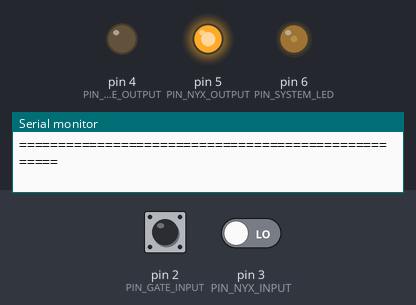
The program below on a simulated Arduino Uno, built with avr-gcc and run on an emulated ATmega328P. Parts: output pins drawn as LEDs (lit = HIGH), the last lines printed to the serial monitor. Inputs (shaded band) come from the test bench; at power-on: pin 2 (PIN_GATE_INPUT) LOW, pin 3 (PIN_NYX_INPUT) LOW.

Above: at 1.2 s.
1.3 s: pin 2 (PIN_GATE_INPUT) driven HIGH
At 2.6 s:
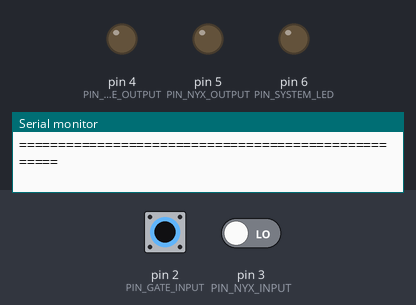
4.3 s: pin 2 (PIN_GATE_INPUT) driven LOW
At 5.6 s:
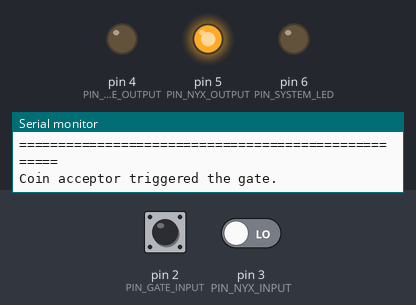
7.3 s: pin 3 (PIN_NYX_INPUT) driven HIGH
10.3 s: pin 3 (PIN_NYX_INPUT) driven LOW
At 11.6 s:
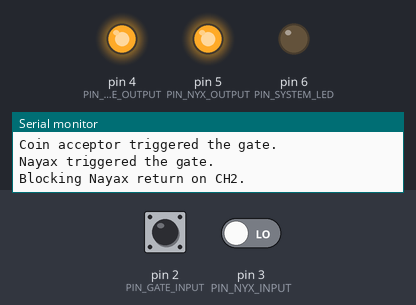
13.3 s: pin 2 (PIN_GATE_INPUT) driven HIGH
At 15.4 s:
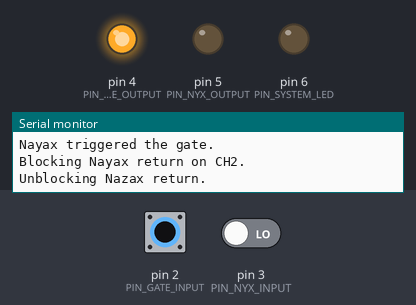
16.3 s: pin 2 (PIN_GATE_INPUT) pulsed LOW 2 times (0.12 s each, 0.3 s apart)
At 20.01 s:
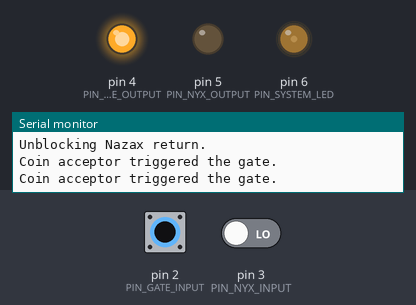
Timing chart, 0 to 20.3 s (numbered marks = the images above; inputs shaded):
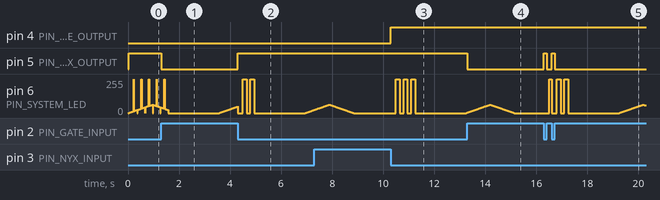

Measured:
- after the input at 1.3 s, pin 5 (PIN_NYX_OUTPUT): HIGH → LOW at once
- after the input at 4.3 s, pin 5 (PIN_NYX_OUTPUT): LOW → HIGH at once
- after the input at 10.3 s, pin 4 (PIN_GATE_OUTPUT): LOW → HIGH at once
- after the input at 13.3 s, pin 5 (PIN_NYX_OUTPUT): HIGH → LOW at once
- after the input at 16.3 s, pin 5 (PIN_NYX_OUTPUT): alternates HIGH for 0.12 s and LOW for 0.18 s, 4 changes in all, then stays LOW, starting at once

The program:

main.cpp
```cpp
#include <Arduino.h>
#include <JC_Button.h>
#include <TaskScheduler.h>

#define PIN_GATE_INPUT 2
#define PIN_NYX_INPUT 3
#define PIN_NYX_OUTPUT 5
#define PIN_GATE_OUTPUT 4
#define PIN_SYSTEM_LED 6

#define FORWARDING_PAUSE 15000
#define BLINK_SPEED 150

void gateCounterForwardEnable();

void doBlink();

void blink(int num);

void breathe();

bool gateCounterEnabled = true;
bool ledState = false;
Button gateCounter(PIN_GATE_INPUT, 50, false, true);
Button nayaxTrigger(PIN_NYX_INPUT, 50, false, true);

Scheduler runner;
Task tGateCounterForwardEnable(TASK_IMMEDIATE, TASK_ONCE, &gateCounterForwardEnable, &runner, true);
Task tBlink(BLINK_SPEED, 2, &doBlink, &runner, false);
Task tBreathe(15, TASK_FOREVER, &breathe, &runner, true);


void setup() {
    Serial.begin(115200);
    gateCounter.begin();
    nayaxTrigger.begin();
    Serial.println("====================================================");
//    Serial.println("| This is a Nayax card acceptor bypass board.      |");
//    Serial.println("| Designed for Dormakaba gate extension.           |");
    Serial.println("| Circuit and program design by Marci Bedo.        |");
    Serial.println("| 2021, Budapest, Hungary                          |");
//    Serial.println("====================================================");
//    Serial.println("| Custom electronic designs and manufacturing:     |");
    Serial.println("| https://orangepixel.hu                           |");
    Serial.println("| hardware@orangepixel.hu                          |");
    Serial.println("====================================================");
    pinMode(PIN_NYX_OUTPUT, OUTPUT);
    pinMode(PIN_GATE_OUTPUT, OUTPUT);
    pinMode(PIN_SYSTEM_LED, OUTPUT);
    blink(5);
}

void loop() {
    runner.execute();
    gateCounter.read();
    nayaxTrigger.read();

    if (gateCounterEnabled) {
        digitalWrite(PIN_NYX_OUTPUT, gateCounter.isPressed());
        if (gateCounter.wasPressed()) {
            Serial.println("Coin acceptor triggered the gate.");
            blink(2);
        }
    } else {
        //Az elso atbillenesnel ujra engedelyezzuk a counter tovabbitast
        if (gateCounter.wasReleased()) {
            gateCounterEnabled = true;
            tGateCounterForwardEnable.disable();
            Serial.println("Unblocking Nazax return.");
        }
    }


    if (nayaxTrigger.wasPressed() || nayaxTrigger.wasReleased()) {
        if (nayaxTrigger.wasPressed()) {
            Serial.println("Nayax triggered the gate.");
            blink(3);
        }

        digitalWrite(PIN_GATE_OUTPUT, nayaxTrigger.isPressed());
        if (nayaxTrigger.isPressed()) {
            Serial.println("Blocking Nayax return on CH2.");
            gateCounterEnabled = false;
            tGateCounterForwardEnable.restartDelayed(FORWARDING_PAUSE);
        }
    }
}

void gateCounterForwardEnable() {
    //Ha 15 mpig semmi nem tortenik, ujra engedelyezzuk a jeltovabbitast
    if (!gateCounterEnabled) {
        gateCounterEnabled = true;
        Serial.println("Unblocking Nayax return after being idle for 15 seconds.");
    }
}

void blink(int num) {
    tBreathe.disable();
    ledState = false;
    tBlink.disable();
    digitalWrite(PIN_SYSTEM_LED, ledState);
    tBlink.setIterations(num * 2);
    tBlink.restartDelayed(200);
}

void doBlink() {
    if (tBlink.isLastIteration()) {
        tBreathe.restartDelayed(TASK_SECOND * 2);
    }
    ledState = !ledState;
    digitalWrite(PIN_SYSTEM_LED, ledState);
}

void breathe() {
    int step = tBreathe.getRunCounter() % 256;
    step = constrain(step, 0, 127);
    int pwm = (step < 64) ? step : 63 - abs(64 - step);
    analogWrite(PIN_SYSTEM_LED, pwm);
}
```
